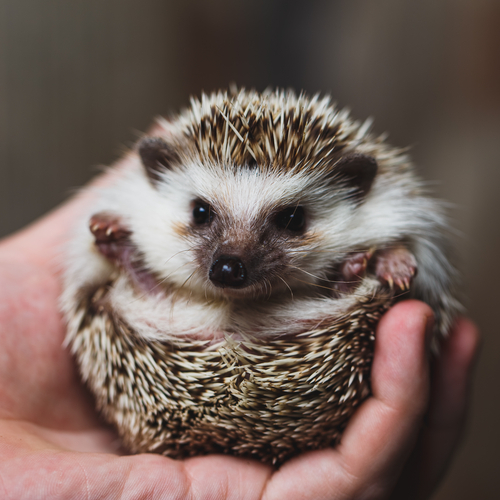
#> input picture img/hari.jpg, 500 x 500 px
$ jupyter execute '画像の勾配.ipynb'   (shell and % lines are left out)   (older library calls are emulated)
#> lines starting #> are read from the running program, lines starting #| are printed output that depends on the picture
[cell 1]
import numpy as np
import cv2 # OpenCV-Python
import pandas as pd
from pandas import Series
import matplotlib.pyplot as plt

# 1. Sobel と Scharr 微分

Sobel演算子は、Gaussianによる平滑化と微分演算子を組み合わせた演算子で，ノイズに対する耐性がある．

[cell 2]
img = cv2.imread('../../img/hari.jpg',0)
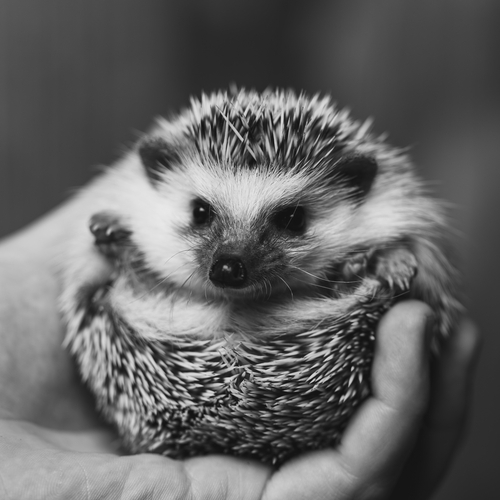
#> img: shape (500, 500); min 7, max 233, mean 99.5
img = cv2.Sobel(img,cv2.CV_64F,1,0,ksize=5)
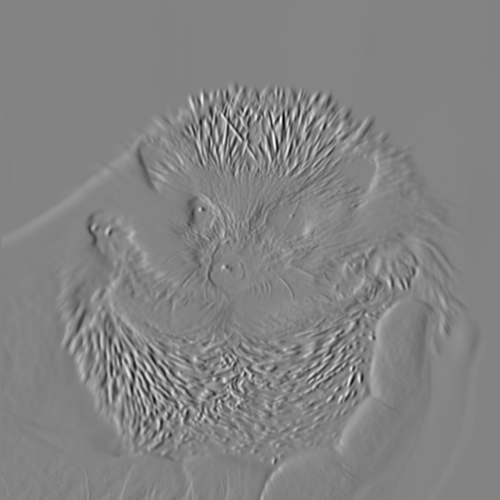
#> img: shape (500, 500) float64; min -8793, max 8235, mean -16.6; drawn with min black and max white
plt.plot(), plt.imshow(img,cmap = 'gray')
plt.show()

[cell 3]
img = cv2.imread('../../img/hari.jpg',0)
img = cv2.Sobel(img,cv2.CV_64F,0,1,ksize=5)
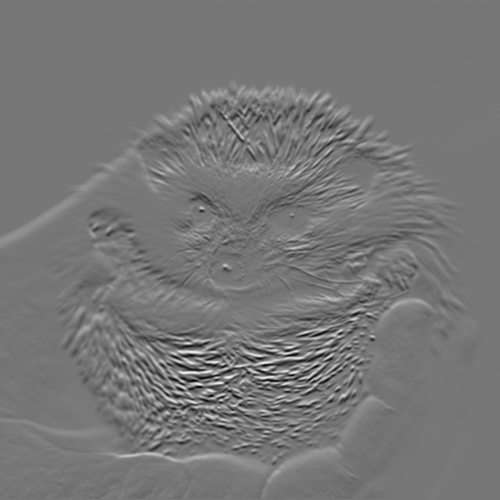
#> img: shape (500, 500) float64; min -7859, max 8961, mean 13.2; drawn with min black and max white
plt.plot(), plt.imshow(img,cmap = 'gray')
plt.show()

[cell 4]
img = cv2.imread('../../img/hari.jpg',0)
img = cv2.Scharr(img,cv2.CV_64F,0,1)
plt.plot(), plt.imshow(img,cmap = 'gray')
plt.show()

# 2. Laplacian微分

式に基づいて画像のLaplacian(2次微分)を計算

[cell 5]
img = cv2.imread('../../img/hari.jpg',0)
img = cv2.Laplacian(img,cv2.CV_64F,0,1)
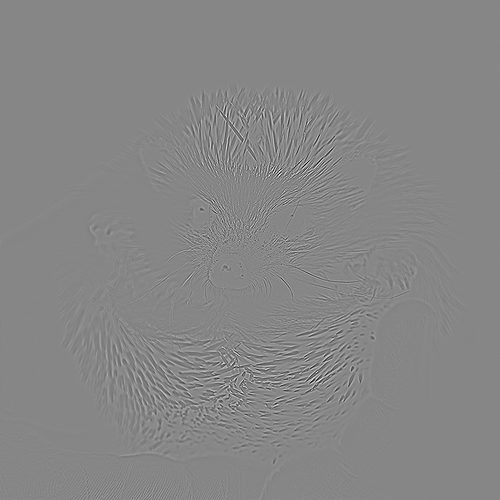
#> img: shape (500, 500) float64; min -382, max 342, mean 0; drawn with min black and max white
plt.plot(), plt.imshow(img,cmap = 'gray')
plt.show()

# 重要ポイント

上のコードでは出力画像の型を cv2.CV_8U もしくは np.uint8 としているが，実はちょっとした問題がある．黒から白への変化(画素値の低い値から高い値への変化)は正方向の傾きとして計算されるが，白から黒への変化(画素値の高い値から低い値への変化)は負の傾きとして計算される．そのため，勾配を np.uint8 へ変換すると，負の値は全て0になってしまう、つまり，負の勾配を失ってしまうという問題がある．

正負両方のエッジを検出したいのであれば，画素値の型を cv2.CV_16S や cv2.CV_64F といった、より高次のものに変更する．次のコードは横方向のSobelフィルタを例に，画素値の型の違いが結果に及ぼす影響を示す．

[cell 6]
img = cv2.imread('../../img/box.png',0)
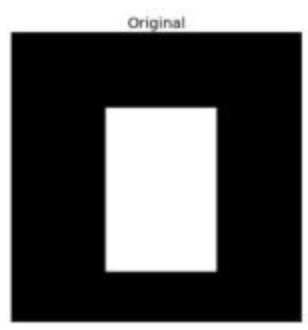
#> input picture img/box.png, 308 x 330 px
#> img is the input picture: shape (330, 308); min 0, max 255, mean 88.9

# Output dtype = cv2.CV_8U
sobelx8u = cv2.Sobel(img,cv2.CV_8U,1,0,ksize=5)
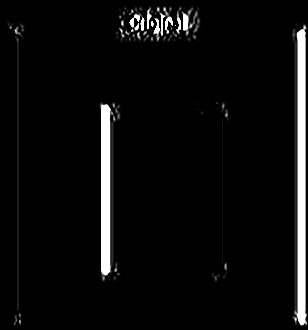
#> sobelx8u: shape (330, 308); min 0, max 255, mean 12.7

# Output dtype = cv2.CV_64F. Then take its absolute and convert to cv2.CV_8U
sobelx64f = cv2.Sobel(img,cv2.CV_64F,1,0,ksize=5)
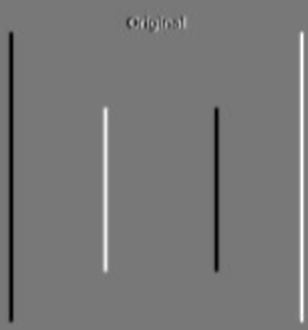
#> sobelx64f: shape (330, 308) float64; min -8024, max 8986, mean -0.8; drawn with min black and max white
abs_sobel64f = np.absolute(sobelx64f)
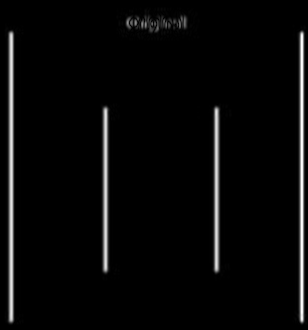
#> abs_sobel64f: shape (330, 308) float64; min 0, max 8986, mean 305; drawn with min black and max white
sobel_8u = np.uint8(abs_sobel64f)
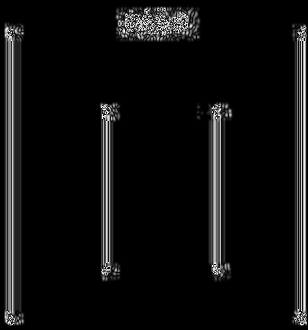
#> sobel_8u: shape (330, 308); min 0, max 255, mean 14.7

plt.subplot(1,3,1),plt.imshow(img,cmap = 'gray')
plt.title('Original'), plt.xticks([]), plt.yticks([])
plt.subplot(1,3,2),plt.imshow(sobelx8u,cmap = 'gray')
plt.title('Sobel CV_8U'), plt.xticks([]), plt.yticks([])
plt.subplot(1,3,3),plt.imshow(sobel_8u,cmap = 'gray')
plt.title('Sobel abs(CV_64F)'), plt.xticks([]), plt.yticks([])

plt.show()
